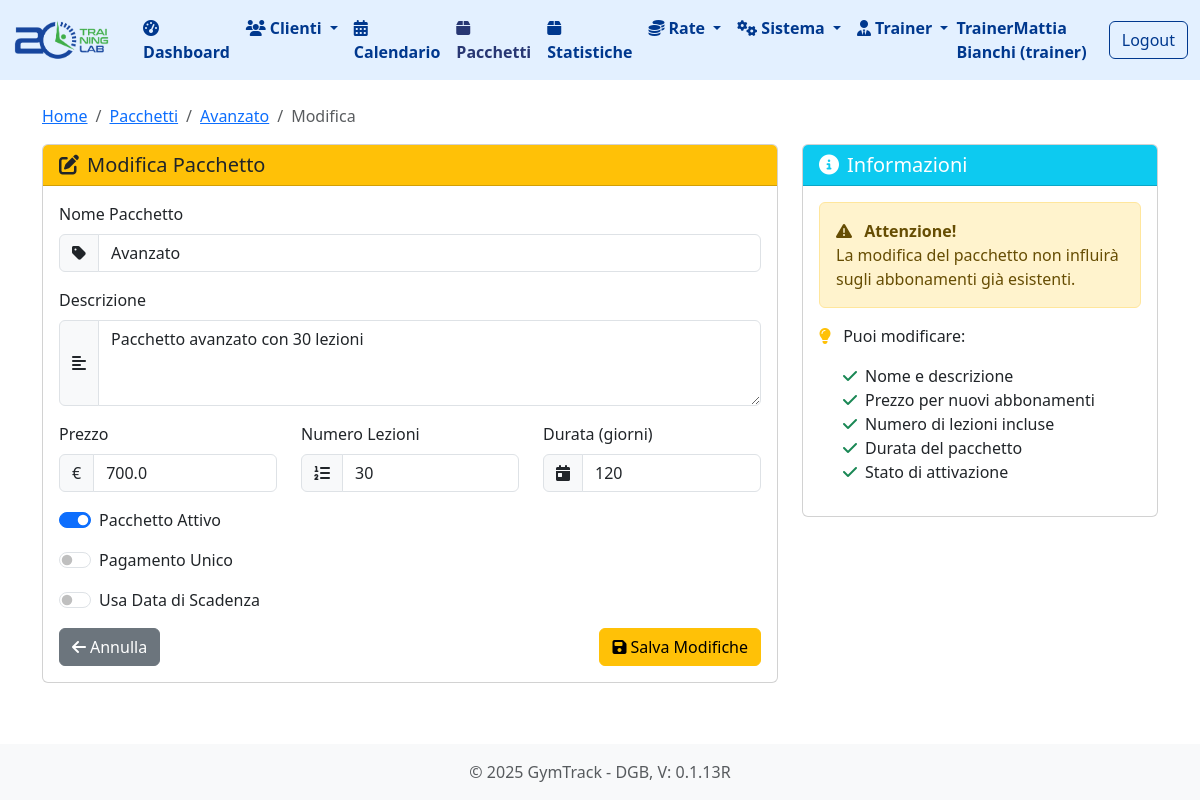
Page /pacchetti/3/modifica (signed in) on the committed database.
### tables this page shows
CREATE TABLE pacchetti (
        id INTEGER PRIMARY KEY AUTOINCREMENT,
        nome TEXT NOT NULL,
        descrizione TEXT,
        prezzo REAL NOT NULL,
        numero_lezioni INTEGER NOT NULL,
        durata_giorni INTEGER NOT NULL,
        attivo BOOLEAN NOT NULL DEFAULT 1
    , sede_id INTEGER DEFAULT 1, pagamento_unico BOOLEAN NOT NULL DEFAULT 0, data_scadenza DATE);

### routes/pacchetti.py (the view, shortened to what this page needs)
@pacchetti_bp.route('/pacchetti/<int:pacchetto_id>/modifica', methods=['GET', 'POST'])
def modifica_pacchetto(pacchetto_id):
    pacchetto = db.get_pacchetto(pacchetto_id)
    if not pacchetto:
        flash('Pacchetto non trovato', 'error')
        return redirect(url_for('pacchetti.lista_pacchetti'))
    return render_template('pacchetti/modifica.html', pacchetto=pacchetto)

### app.py (called while the page is built)
@app.before_request
def setup():
    db.init_db()
    db.create_user_tables()
    g.hierarchy = db.build_hierarchy(session.get('user_role'), session.get('user_email'))

### database.py (called while the page is built, shortened)
def get_db_connection():
    conn = sqlite3.connect(DATABASE_PATH)
    conn.row_factory = sqlite3.Row
    return conn

def init_db():
    if os.path.exists(DATABASE_PATH):
        return

def get_pacchetto(pacchetto_id):
    conn = get_db_connection()
    pacchetto = conn.execute('SELECT * FROM pacchetti WHERE id = ?', (pacchetto_id,)).fetchone()
    conn.close()
    return pacchetto

def get_franchisor(franchisor_id):
    conn = get_db_connection()
    franchisor = conn.execute('SELECT * FROM franchisor WHERE id = ?', (franchisor_id,)).fetchone()
    conn.close()
    return franchisor

def get_area_managers_by_franchisor(franchisor_id):
    conn = get_db_connection()
    managers = conn.execute('SELECT * FROM area_manager WHERE franchisor_id = ?', (franchisor_id,)).fetchall()
    conn.close()
    return managers

def get_societa_by_area_manager(area_manager_id):
    conn = get_db_connection()
    societa = conn.execute('SELECT * FROM societa WHERE area_manager_id = ?', (area_manager_id,)).fetchall()
    conn.close()
    return societa

def get_sedi_by_societa(societa_id):
    conn = get_db_connection()
    sedi = conn.execute('SELECT * FROM sede WHERE societa_id = ?', (societa_id,)).fetchall()
    conn.close()
    return sedi

def get_trainers_by_sede(sede_id):
    conn = get_db_connection()
    try:
        trainers = conn.execute('SELECT * FROM trainer WHERE sede_id = ?', (sede_id,)).fetchall()
        return trainers
    finally:
        conn.close()

### templates/pacchetti/modifica.html (shortened to what this page needs)
{% extends 'base.html' %}
{% block content %}
<nav aria-label="breadcrumb">
    <ol class="breadcrumb">
        <li class="breadcrumb-item"><a href="{{ url_for('index') }}">Home</a></li>
        <li class="breadcrumb-item"><a href="{{ url_for('pacchetti.lista_pacchetti') }}">Pacchetti</a></li>
        <li class="breadcrumb-item"><a href="{{ url_for('pacchetti.dettaglio_pacchetto', pacchetto_id=pacchetto.id) }}">{{ pacchetto.nome }}</a></li>
        <li class="breadcrumb-item active">Modifica</li>
    </ol>
</nav>
<div class="row">
    <div class="col-md-8">
        <div class="card">
            <div class="card-header bg-warning">
                <h5 class="card-title mb-0">
                    <i class="fas fa-edit me-2"></i>Modifica Pacchetto
                </h5>
            </div>
            <div class="card-body">
                <form method="POST">
                    <div class="mb-3">
                        <label for="nome" class="form-label">Nome Pacchetto</label>
                        <div class="input-group">
                            <span class="input-group-text">
                                <i class="fas fa-tag"></i>
                            </span>
                            <input type="text"
                                   class="form-control"
                                   id="nome"
                                   name="nome"
                                   value="{{ pacchetto.nome }}"
                                   required>
                        </div>
                    </div>
                    <div class="mb-3">
                        <label for="descrizione" class="form-label">Descrizione</label>
                        <div class="input-group">
                            <span class="input-group-text">
                                <i class="fas fa-align-left"></i>
                            </span>
                            <textarea class="form-control"
                                      id="descrizione"
                                      name="descrizione"
                                      rows="3">{{ pacchetto.descrizione }}</textarea>
                        </div>
                    </div>
                    <div class="row">
                        <div class="col-md-4">
                            <div class="mb-3">
                                <label for="prezzo" class="form-label">Prezzo</label>
                                <div class="input-group">
                                    <span class="input-group-text">€</span>
                                    <input type="number"
                                           class="form-control"
                                           id="prezzo"
                                           name="prezzo"
                                           step="0.01"
                                           value="{{ pacchetto.prezzo }}"
                                           required>
                                </div>
                            </div>
                        </div>
                        <div class="col-md-4">
                            <div class="mb-3">
                                <label for="numero_lezioni" class="form-label">Numero Lezioni</label>
                                <div class="input-group">
                                    <span class="input-group-text">
                                        <i class="fas fa-list-ol"></i>
                                    </span>
                                    <input type="number"
                                           class="form-control"
                                           id="numero_lezioni"
                                           name="numero_lezioni"
                                           value="{{ pacchetto.numero_lezioni }}"
                                           required>
                                </div>
                            </div>
                        </div>
                        <div class="col-md-4">
                            <div class="mb-3">
                                <label for="durata_giorni" class="form-label">Durata (giorni)</label>
                                <div class="input-group">
                                    <span class="input-group-text">
                                        <i class="fas fa-calendar-day"></i>
                                    </span>
                                    <input type="number"
                                           class="form-control"
                                           id="durata_giorni"
                                           name="durata_giorni"
                                           value="{{ pacchetto.durata_giorni }}"
                                           required>
                                </div>
                            </div>
                        </div>
                    </div>
                    <div class="mb-3">
                        <div class="form-check form-switch">
                            <input class="form-check-input"
                                   type="checkbox"
                                   id="attivo"
                                   name="attivo"
                                   {% if pacchetto.attivo %}checked{% endif %}>
                            <label class="form-check-label" for="attivo">Pacchetto Attivo</label>
                        </div>
                    </div>
                    <div class="mb-3">
                        <div class="form-check form-switch">
                            <input class="form-check-input"
                                   type="checkbox"
                                   id="pagamento_unico"
                                   name="pagamento_unico"
                                   {% if pacchetto.pagamento_unico %}checked{% endif %}>
                            <label class="form-check-label" for="pagamento_unico">Pagamento Unico</label>
                        </div>
                    </div>
                    <div class="mb-3">
                        <div class="form-check form-switch">
                            <input class="form-check-input"
                                   type="checkbox"
                                   id="usa_data_scadenza"
                                   name="usa_data_scadenza"
                                   onchange="toggleDataScadenza()">
                            <label class="form-check-label" for="usa_data_scadenza">Usa Data di Scadenza</label>
                        </div>
                    </div>
                    <div class="d-flex justify-content-between">
                        <a href="{{ url_for('pacchetti.dettaglio_pacchetto', pacchetto_id=pacchetto.id) }}"
                           class="btn btn-secondary">
                            <i class="fas fa-arrow-left me-1"></i>Annulla
                        </a>
                        <button type="submit" class="btn btn-warning">
                            <i class="fas fa-save me-1"></i>Salva Modifiche
                        </button>
                    </div>
                </form>
            </div>
        </div>
    </div>
    <div class="col-md-4">
        <div class="card">
            <div class="card-header bg-info text-white">
                <h5 class="card-title mb-0">
                    <i class="fas fa-info-circle me-2"></i>Informazioni
                </h5>
            </div>
            <div class="card-body">
                <div class="alert alert-warning">
                    <i class="fas fa-exclamation-triangle me-2"></i>
                    <strong>Attenzione!</strong>
                    <p class="mb-0">La modifica del pacchetto non influirà sugli abbonamenti già esistenti.</p>
                </div>
                <p class="card-text">
                    <i class="fas fa-lightbulb me-2 text-warning"></i>
                    Puoi modificare:
                </p>
                <ul class="list-unstyled ms-4">
                    <li><i class="fas fa-check text-success me-2"></i>Nome e descrizione</li>
                    <li><i class="fas fa-check text-success me-2"></i>Prezzo per nuovi abbonamenti</li>
                    <li><i class="fas fa-check text-success me-2"></i>Numero di lezioni incluse</li>
                    <li><i class="fas fa-check text-success me-2"></i>Durata del pacchetto</li>
                    <li><i class="fas fa-check text-success me-2"></i>Stato di attivazione</li>
                </ul>
            </div>
        </div>
    </div>
</div>
{% endblock %}

### rows in the picture
pacchetti: nome "Avanzato", descrizione "Pacchetto avanzato con 30 lezioni", prezzo "700.0", numero_lezioni "30", durata_giorni "120", attivo "☑"

### other values in the picture
{{ session.user_name }} "TrainerMattia Bianchi"
{{ session.user_role }} "trainer"
